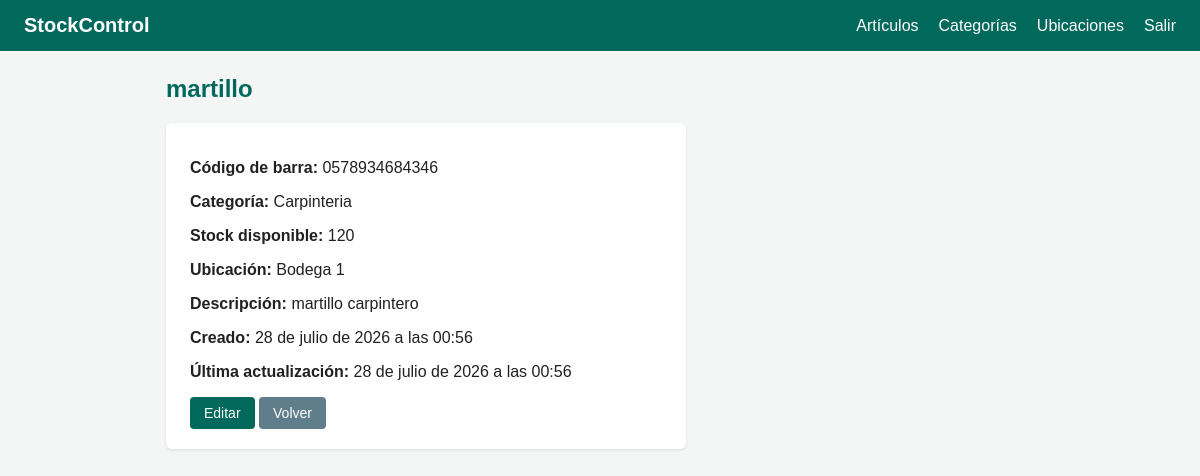
/articulos/1/ (signed in), run on the app's committed database.
### inventario/models.py (models this page shows, shortened)
class Articulo(models.Model):
    nombre = models.CharField(max_length=150)
    codigo = models.CharField("Código de barra",max_length=50,unique=True,)
    descripcion = models.CharField(max_length=256,blank=True,)
    stock = models.IntegerField(default=0,validators=[MinValueValidator(0)],)
    ubicacion = models.ForeignKey(Ubicacion, on_delete=models.PROTECT, related_name="articulos",)
    categoria = models.ForeignKey(Categoria, on_delete=models.PROTECT, related_name="articulos",)
    creado = models.DateTimeField(auto_now_add=True)
    actualizado = models.DateTimeField(auto_now=True)
    class Meta:
        verbose_name = "Artículo"
        verbose_name_plural = "Artículos"
        ordering = ["nombre"]
        constraints = [models.CheckConstraint(condition=models.Q(stock__gte=0),name="stock_no_negativo",),]

class Categoria(models.Model):
    nombre = models.CharField(max_length=150, unique=True,)
    descripcion = models.CharField(max_length=256, blank=True,)
    creado = models.DateTimeField(auto_now_add=True)
    actualizado = models.DateTimeField(auto_now=True)
    class Meta:
        verbose_name = "Categoría"
        verbose_name_plural = "Categorías"
        ordering = ["nombre"]
    def __str__(self):
        return self.nombre

class Ubicacion(models.Model):
    nombre = models.CharField(max_length=100, unique=True,)
    descripcion = models.CharField(max_length=256, blank=True,)
    creado = models.DateTimeField(auto_now_add=True,)
    actualizado = models.DateTimeField(auto_now=True,)
    class Meta:
        verbose_name = "Ubicación"
        verbose_name_plural = "Ubicaciones"
        ordering = ["nombre"]
    def __str__(self):
        return self.nombre

### inventario/views.py (the view)
# urls.py: path("articulos/<int:pk>/", views.articulo_detalle, name="articulo_detalle"),
@login_required
def articulo_detalle(request, pk):
    articulo = get_object_or_404(Articulo, pk=pk)
    return render(request, "inventario/detalle.html", {"articulo": articulo})

### inventario/templates/inventario/detalle.html
{% extends 'inventario/base.html' %}
{% block contenido %}
<h2>{{ articulo.nombre }}</h2>
<div class="card">
  <p><b>Código de barra:</b> {{ articulo.codigo }}</p>
  <p><b>Categoría:</b> {{ articulo.categoria }}</p>
  <p><b>Stock disponible:</b> {{ articulo.stock }}</p>
  <p><b>Ubicación:</b> {{ articulo.ubicacion }}</p>
  <p><b>Descripción:</b> {{ articulo.descripcion }}</p>
  <p><b>Creado:</b> {{ articulo.creado }}</p>
  <p><b>Última actualización:</b> {{ articulo.actualizado }}</p>
  {% if not static_export %}
  <a class="btn" href="{{ pages_prefix }}{% url 'inventario:articulo_editar' articulo.pk %}">Editar</a>
  {% endif %}
  <a class="btn grey" href="{{ pages_prefix }}{% url 'inventario:articulo_lista' %}">Volver</a>
</div>
{% endblock %}

### inventario/templates/inventario/base.html (style rules this page uses)
* { box-sizing: border-box; }
body { font-family: Arial, Helvetica, sans-serif; margin:0; background:#f4f6f6; color:#212121; }
.btn { display:inline-block; background:#00695c; color:#fff; padding:8px 14px; border:none; border-radius:4px; text-decoration:none; cursor:pointer; font-size:14px; }
.btn.grey { background:#607d8b; }
.card { background:#fff; padding:20px 24px; border-radius:6px; max-width:520px; box-shadow:0 1px 3px rgba(0,0,0,.1); }
h2 { color:#00695c; }

### data on the page
Articulo: nombre "martillo", codigo "0578934684346", categoria "Carpinteria", stock "120", ubicacion "Bodega 1", descripcion "martillo carpintero", creado "28 de julio de 2026 a las 00:56", actualizado "28 de julio de 2026 a las 00:56"
